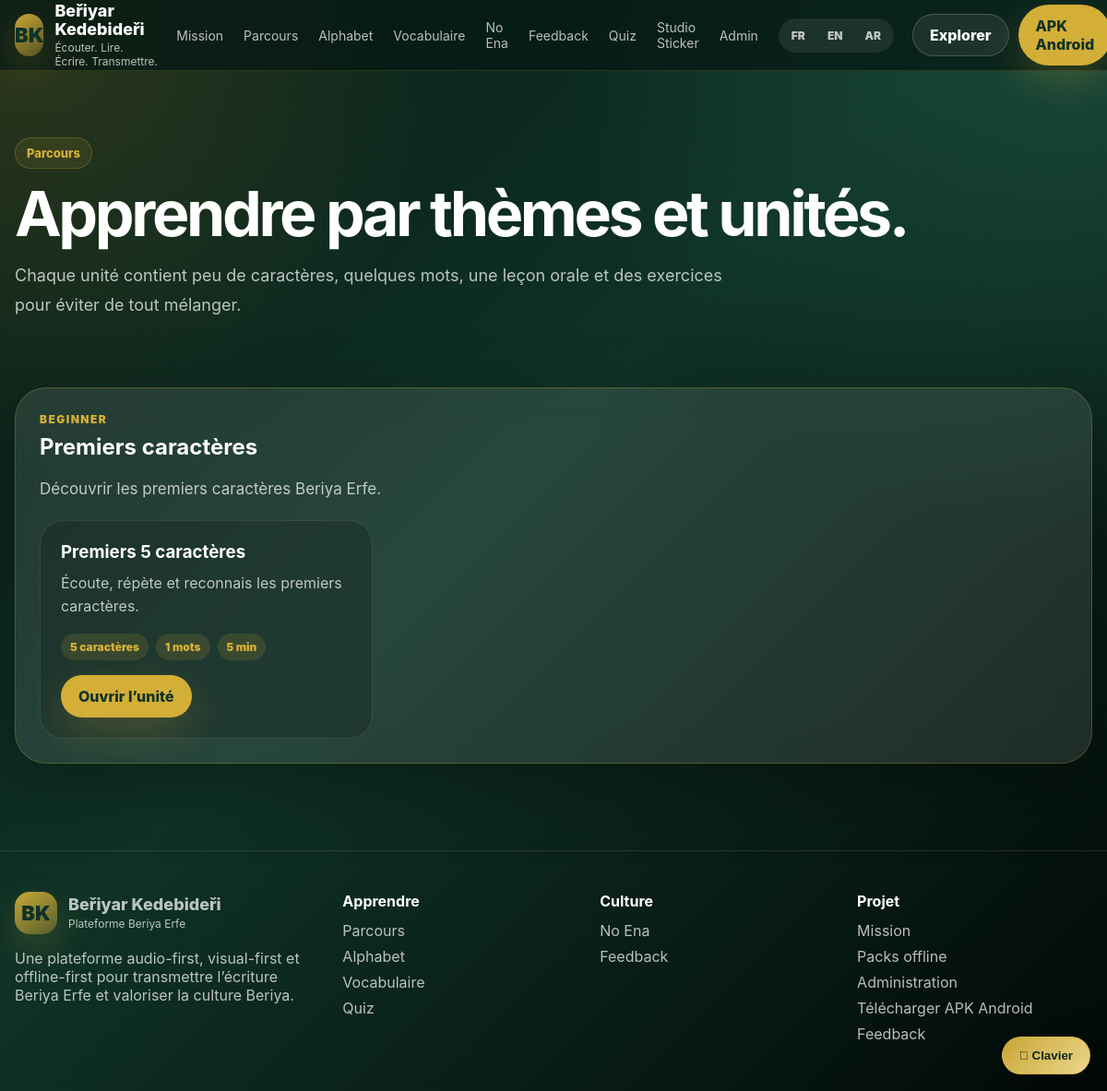
The page /parcours/ on the database its author committed.
### learning/models.py (models this page shows, shortened)
class LearningTheme(models.Model):
    BEGINNER = 'beginner'
    INTERMEDIATE = 'intermediate'
    ADVANCED = 'advanced'
    LEVEL_CHOICES = [
        (BEGINNER, 'Beginner'),
        (INTERMEDIATE, 'Intermediate'),
        (ADVANCED, 'Advanced'),
    ]
    DRAFT = 'draft'
    REVIEW = 'review'
    VALIDATED = 'validated'
    PUBLISHED = 'published'
    ARCHIVED = 'archived'
    STATUS_CHOICES = [
        (DRAFT, 'Draft'),
        (REVIEW, 'Review'),
        (VALIDATED, 'Validated'),
        (PUBLISHED, 'Published'),
        (ARCHIVED, 'Archived'),
    ]
    slug = models.SlugField(unique=True)
    title_fr = models.CharField(max_length=255)
    title_en = models.CharField(max_length=255, blank=True)
    title_ar = models.CharField(max_length=255, blank=True)
    description_fr = models.TextField(blank=True)
    description_en = models.TextField(blank=True)
    description_ar = models.TextField(blank=True)
    level = models.CharField(
        max_length=30,
        choices=LEVEL_CHOICES,
        default=BEGINNER,
    )
    cover_image = models.ImageField(
        upload_to='learning/themes/covers/',
        blank=True,
        null=True,
    )
    order_index = models.PositiveIntegerField(default=0)
    status = models.CharField(
        max_length=20,
        choices=STATUS_CHOICES,
        default=DRAFT,
    )
    is_active = models.BooleanField(default=True)
    available_offline = models.BooleanField(default=True)
    created_at = models.DateTimeField(auto_now_add=True)
    updated_at = models.DateTimeField(auto_now=True)
    class Meta:
        ordering = ['level', 'order_index', 'title_fr']
        verbose_name = 'Learning Theme'
        verbose_name_plural = 'Learning Themes'

class LearningUnit(models.Model):
    BEGINNER = 'beginner'
    INTERMEDIATE = 'intermediate'
    ADVANCED = 'advanced'
    LEVEL_CHOICES = [
        (BEGINNER, 'Beginner'),
        (INTERMEDIATE, 'Intermediate'),
        (ADVANCED, 'Advanced'),
    ]
    DRAFT = 'draft'
    REVIEW = 'review'
    VALIDATED = 'validated'
    PUBLISHED = 'published'
    ARCHIVED = 'archived'
    STATUS_CHOICES = [
        (DRAFT, 'Draft'),
        (REVIEW, 'Review'),
        (VALIDATED, 'Validated'),
        (PUBLISHED, 'Published'),
        (ARCHIVED, 'Archived'),
    ]
    theme = models.ForeignKey(
        LearningTheme,
        on_delete=models.CASCADE,
        related_name='units',
    )
    slug = models.SlugField(unique=True)
    title_fr = models.CharField(max_length=255)
    title_en = models.CharField(max_length=255, blank=True)
    title_ar = models.CharField(max_length=255, blank=True)
    description_fr = models.TextField(blank=True)
    description_en = models.TextField(blank=True)
    description_ar = models.TextField(blank=True)
    level = models.CharField(
        max_length=30,
        choices=LEVEL_CHOICES,
        default=BEGINNER,
    )
    characters = models.ManyToManyField(
        Character,
        blank=True,
        related_name='learning_units',
    )
    words = models.ManyToManyField(
        Word,
        blank=True,
        related_name='learning_units',
    )
    estimated_minutes = models.PositiveIntegerField(default=5)
    min_score_to_pass = models.PositiveIntegerField(
        default=70,
        help_text='Score minimum en pourcentage pour valider l’unité.',
    )
    order_index = models.PositiveIntegerField(default=0)
    status = models.CharField(
        max_length=20,
        choices=STATUS_CHOICES,
        default=DRAFT,
    )
    is_active = models.BooleanField(default=True)
    available_offline = models.BooleanField(default=True)
    created_at = models.DateTimeField(auto_now_add=True)
    updated_at = models.DateTimeField(auto_now=True)
    class Meta:
        ordering = ['theme', 'order_index', 'title_fr']
        verbose_name = 'Learning Unit'
        verbose_name_plural = 'Learning Units'

### webapp/views.py (the view)
# urls.py: path('parcours/', learning_path_page, name='web-learning-path'),
def learning_path_page(request):
    lang = get_web_lang(request)
    themes = LearningTheme.objects.filter(
        is_active=True,
    ).prefetch_related(
        'units',
        'units__characters',
        'units__words',
    ).order_by(
        'level',
        'order_index',
    )
    return render(
        request,
        'webapp/learning_path.html',
        {
            'themes': themes,
            "current_lang": lang,
            "is_rtl": lang == "ar",
        },
    )

### webapp/context_processors.py (called while the page is built)
def public_links(request):
    return {
        "ANDROID_APK_URL": getattr(settings, "ANDROID_APK_URL", "/download/android/"),
    }

### webapp/views.py (called while the page is built)
def get_web_lang(request):
    lang = request.GET.get("lang") or request.session.get("web_lang") or "fr"
    if lang not in ["fr", "en", "ar"]:
        lang = "fr"
    request.session["web_lang"] = lang
    return lang

### templates/webapp/learning_path.html (shortened to what this page needs)
{% extends "webapp/base.html" %}
{% block content %}
<main>
    <section class="page-header">
        <div class="container">
            <div class="badge">Parcours</div>
            <h1>Apprendre par thèmes et unités.</h1>
            <p>
                Chaque unité contient peu de caractères, quelques mots, une leçon orale
                et des exercices pour éviter de tout mélanger.
            </p>
        </div>
    </section>
    <section class="section" style="padding-top: 20px;">
        <div class="container">
            {% for theme in themes %}
                <section class="theme-block glass">
                    <div class="section-kicker">{{ theme.level }}</div>
                    <h2 style="margin: 8px 0 8px;">
                        {% if current_lang == "ar" %}
                            {{ theme.title_ar|default:theme.title_fr }}
                        {% elif current_lang == "en" %}
                            {{ theme.title_en|default:theme.title_fr }}
                        {% else %}
                            {{ theme.title_fr }}
                        {% endif %}
                    </h2>
                    <p class="section-text">
                        {% if current_lang == "ar" %}
                            {{ theme.description_ar|default:theme.description_fr }}
                        {% elif current_lang == "en" %}
                            {{ theme.description_en|default:theme.description_fr }}
                        {% else %}
                            {{ theme.description_fr }}
                        {% endif %}
                    </p>
                    <div class="units-grid">
                        {% for unit in theme.units.all %}
                            {% if unit.is_active %}
                                <article class="unit-card">
                                    <h3>{{ unit.title_fr }}</h3>
                                    <p class="word-meta">{{ unit.description_fr|truncatewords:24 }}</p>
                                    <div class="unit-stats">
                                        <span class="pill">{{ unit.characters.count }} caractères</span>
                                        <span class="pill">{{ unit.words.count }} mots</span>
                                        <span class="pill">{{ unit.estimated_minutes }} min</span>
                                    </div>
                                    <a href="{% url 'web-unit-detail' unit.slug %}" class="btn btn-primary">
                                        Ouvrir l’unité
                                    </a>
                                </article>
                            {% endif %}
                        {% empty %}
                            <div class="empty-state glass">Aucune unité dans ce thème.</div>
                        {% endfor %}
                    </div>
                </section>
            {% empty %}
                <div class="empty-state glass">
                    Aucun thème publié pour le moment.
                </div>
            {% endfor %}
        </div>
    </section>
</main>
{% endblock %}

### templates/webapp/base.html (shortened to what this page needs)
{% load static %}
<!DOCTYPE html>
<html lang="{{ current_lang|default:'fr' }}" {% if is_rtl %}dir="rtl"{% endif %}>
<head>
    <link rel="stylesheet" href="{% static 'webapp/css/brand.css' %}">
    <link rel="stylesheet" href="{% static 'webapp/css/beriya_keyboard.css' %}">
</head>
<body>
    <div class="page-shell">
        <header class="navbar">
            <div class="container nav-inner">
                <a href="{% url 'web-home' %}" class="brand">
                    <div class="brand-mark">BK</div>
                    <div>
                        <div class="brand-title">Beřiyar Kedebideři</div>
                        <div class="brand-subtitle">Écouter. Lire. Écrire. Transmettre.</div>
                    </div>
                </a>
                <nav class="nav-links">
                    <a href="{% url 'web-home' %}#mission">Mission</a>
                    <a href="{% url 'web-learning-path' %}">Parcours</a>
                    <a href="{% url 'web-alphabet' %}">Alphabet</a>
                    <a href="{% url 'web-vocabulary' %}">Vocabulaire</a>
                    <a href="{% url 'web-no-ena-list' %}">No Ena</a>
                    <a href="{% url 'web-feedback' %}">Feedback</a>
                    <a href="{% url 'web-quiz' %}">Quiz</a>
                    <a href="{% url 'web-sticker-studio' %}">Studio Sticker</a>
                    <a href="/admin/">Admin</a>
                    <div class="language-switcher">
                        <a href="?lang=fr">FR</a>
                        <a href="?lang=en">EN</a>
                        <a href="?lang=ar">AR</a>
                    </div>
                </nav>
                <div class="nav-actions">
                    <a href="{% url 'web-learning-path' %}" class="btn btn-secondary">Explorer</a>
                    <a href="{{ ANDROID_APK_URL }}" class="btn btn-primary">APK Android</a>
                </div>
            </div>
        </header>
        {% block content %}{% endblock %}
        <footer id="footer" class="footer">
            <div class="container footer-grid">
                <div>
                    <div class="brand" style="margin-bottom: 14px;">
                        <div class="brand-mark">BK</div>
                        <div>
                            <div class="brand-title">Beřiyar Kedebideři</div>
                            <div class="brand-subtitle">Plateforme Beriya Erfe</div>
                        </div>
                    </div>
                    <p>
                        Une plateforme audio-first, visual-first et offline-first pour transmettre
                        l’écriture Beriya Erfe et valoriser la culture Beriya.
                    </p>
                </div>
                <div>
                    <h4>Apprendre</h4>
                    <a href="{% url 'web-learning-path' %}">Parcours</a>
                    <a href="{% url 'web-alphabet' %}">Alphabet</a>
                    <a href="{% url 'web-vocabulary' %}">Vocabulaire</a>
                    <a href="{% url 'web-quiz' %}">Quiz</a>
                </div>
                <div>
                    <h4>Culture</h4>
                    <a href="{% url 'web-no-ena-list' %}">No Ena</a>
                    <a href="{% url 'web-feedback' %}">Feedback</a>
                </div>
                <div>
                    <h4>Projet</h4>
                    <a href="#mission">Mission</a>
                    <a href="#packs">Packs offline</a>
                    <a href="/admin/">Administration</a>
                    <a href="{{ ANDROID_APK_URL }}">Télécharger APK Android</a>
                    <a href="{% url 'web-feedback' %}">Feedback</a>
                </div>
            </div>
        </footer>
    </div>
</body>
</html>

### rows shown on the page
LearningTheme: level "BEGINNER", title_fr "Premiers caractères", description_fr "Découvrir les premiers caractères Beriya Erfe."
LearningUnit: title_fr "Premiers 5 caractères", description_fr "Écoute, répète et reconnais les premiers caractères.", characters.count "5", words.count "1", estimated_minutes "5"
